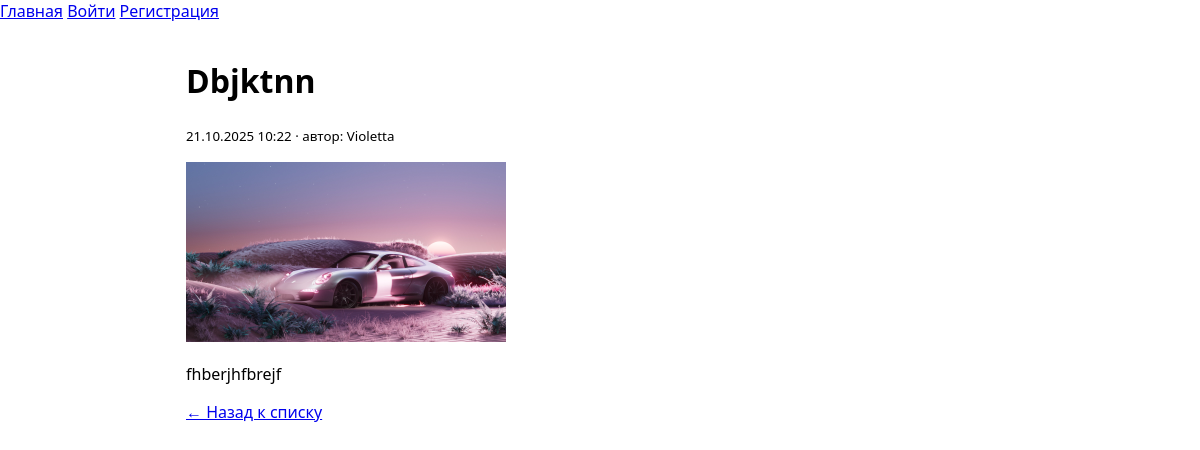
Page /7/ on the committed database.
### guestbook/models.py (models this page shows, shortened)
class Entry(models.Model):
    name = models.CharField('Имя', max_length=50)
    message = models.TextField('Сообщение', max_length=500)
    created_at = models.DateTimeField('Создано', auto_now_add=True)
    user = models.ForeignKey(settings.AUTH_USER_MODEL, on_delete=models.CASCADE,
                             related_name='entries', null=True, blank=True, verbose_name='Автор')
    image = models.ImageField('Изображение', upload_to='entries/', null=True, blank=True)
    class Meta:
        ordering = ['-created_at']
        verbose_name = 'Запись'
        verbose_name_plural = 'Записи'

### guestbook/views.py (the view)
# urls.py: path('<int:pk>/', EntryDetailView.as_view(), name='guestbook-detail'),
class EntryDetailView(DetailView):
    model = Entry
    template_name = 'guestbook/entry_detail.html'
    context_object_name = 'entry'

### templates/guestbook/entry_detail.html (shortened to what this page needs)
{% extends 'base.html' %}
{% block content %}
  <h1>{{ entry.name }}</h1>
  <p><small>{{ entry.created_at|date:'d.m.Y H:i' }}{% if entry.user %} · автор: {{ entry.user.username }}{% endif %}</small></p>
  {% if entry.image %}<img src="{{ entry.image.url }}" style="max-width:320px;height:auto"><br>{% endif %}
  <p>{{ entry.message }}</p>
  <p><a href="{% url 'guestbook' %}">← Назад к списку</a></p>
{% endblock %}

### static/styles.css (style rules this page uses)
* { box-sizing:border-box }
body { margin:0;font-family:system-ui,Arial,sans-serif }

### rows in the picture
Entry: name "Dbjktnn", created_at "21.10.2025 10:22", user.username "Violetta", image (picture), message "fhberjhfbrejf"
